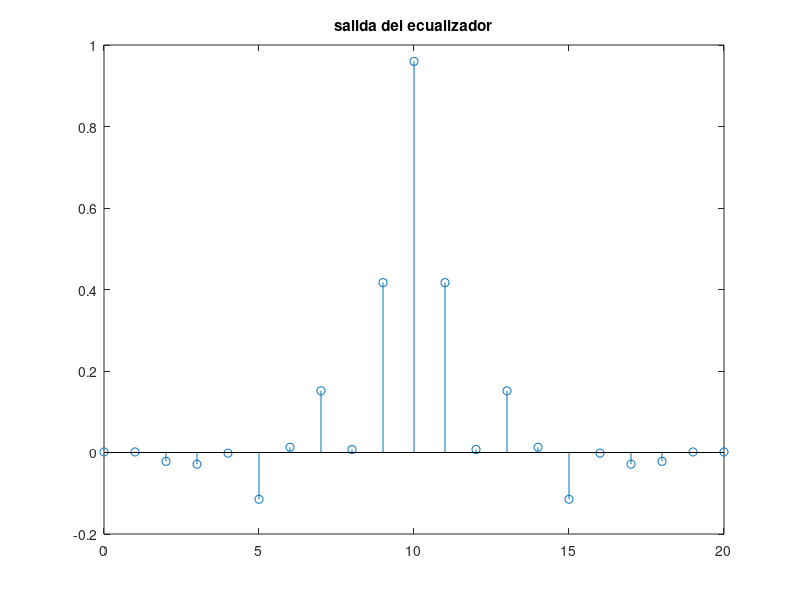
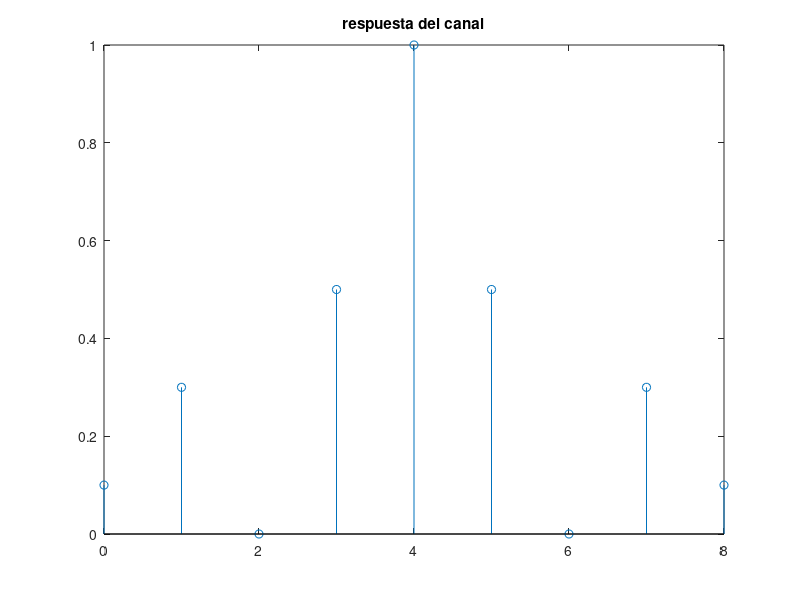

Here is the MATLAB script that generated these plots, in order:
clear all
close all
clc

T = 1;
M = 2;
tau = T/M;
K = -6:6;
Xm = zeros(13,13); % se genera matriz vacia del sistema de ecuaciones
No = 0.1;
canal = [0.1 0.3 0 0.5 1 0.5 0 0.3 0.1];
tapCentral = 5;

for k = K
    for n = K
        m = tapCentral + M*k - n;
        if m <= 0 || m > length(canal)
            Xm(k+7,n+7) = 0;
        else
            Xm(k+7,n+7) = canal(m);
        end
    end
end

Ry = transpose(Xm)*Xm + (No/2)*eye(13);

Ray = [0;0;0.1;0.3;0;0.5;1;0.5;0;0.3;0.1;0;0];
cOptimo = inv(Ry)*Ray;

salida = conv(cOptimo,canal);

figure(1)
stem(0:length(salida)-1,salida)
title('salida del ecualizador')

figure(2)
stem(0:length(canal)-1,canal)
title('respuesta del canal')